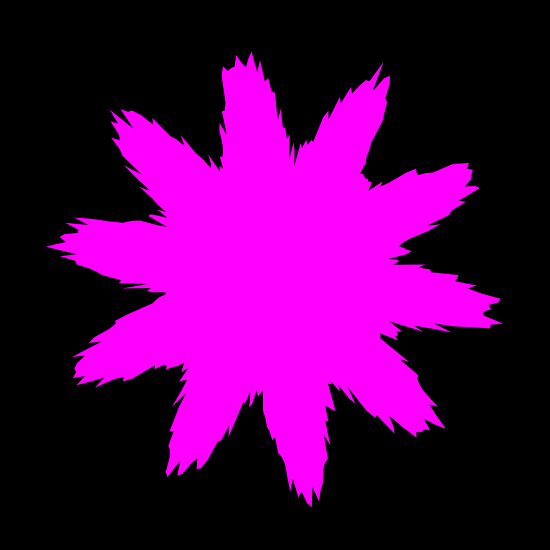
Frame 1 (no input)
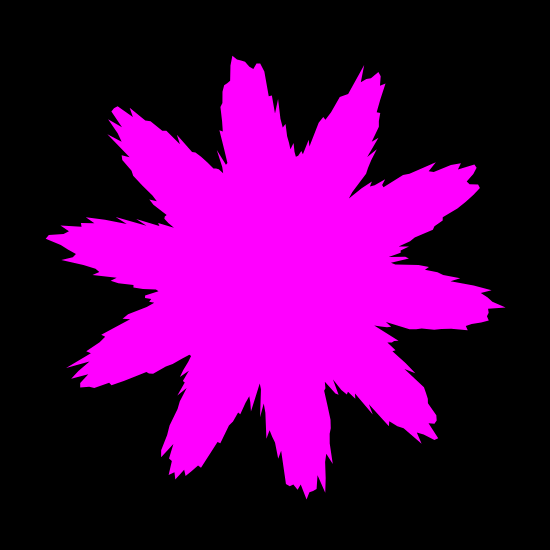
Frame 60 (no input)
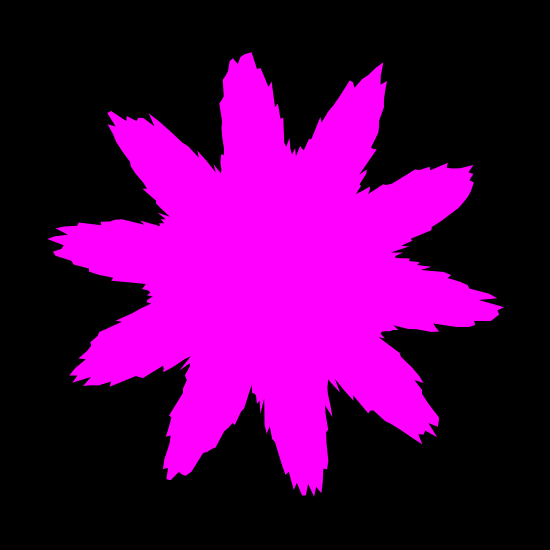
Frame 120 (the mouse pressed at the canvas centre since frame 60)

The p5.js sketch that drew these frames (run headless with seeded random() and noise() and a simulated clock; from frame 60 on, the mouse is pressed at the canvas centre):

// p5.js sketch
// ── sketch.js
function setup() {
  createCanvas(550, 550);
  background(0);
  angleMode(DEGREES);
}
/////////////////////////////////////////////////
function draw() {
  background(0);
  noStroke();
  fill(255, 0, 255);

  translate(width / 2, height / 2);

  //ADDITIVE SYNTHESIS IN A CIRCLE
  var radius = 150;
  beginShape();
  for (var theta = 0; theta < 360; theta += 1) {
    var wave1 = 0; // your sine code here
    //TODO: Add one line of code to set the value of wave1 which will use a sine wave. If you’ve done things right you should see something like the image below. If you don't, check the parameter passed to sin() and how you scale the returned value.
    wave1 = (sin(theta * 10) * radius) / 3;
    //use sin for wave1 to turn the circle to star
    var wave2 = 0; // your noise code here
    wave2 = (noise(theta * 10 + frameCount/50) * radius) / 3;
    var r = radius + wave1 + wave2;
    var x = cos(theta) * r;
    var y = sin(theta) * r;
    vertex(x, y);
  }
  endShape(CLOSE);
}
